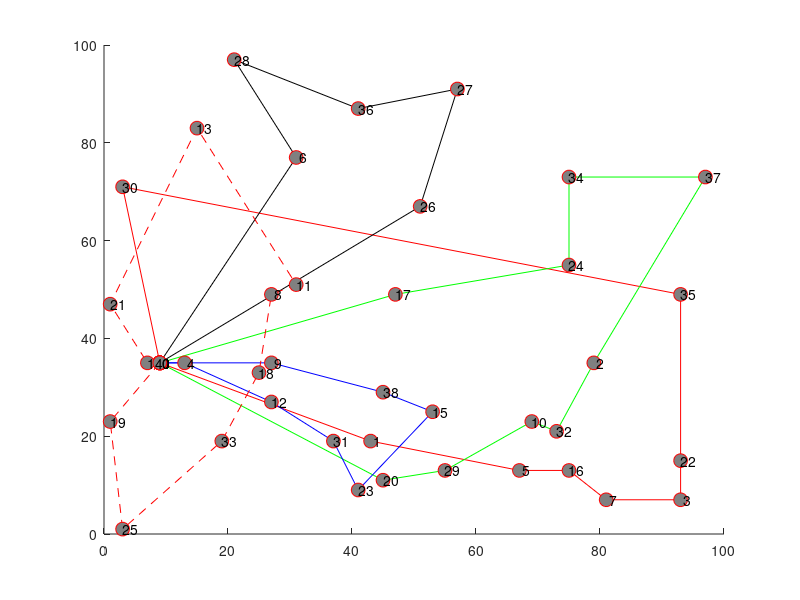

This chart was generated by the following MATLAB code: (Note: this script raises an error after producing the figure.)
hold on;
plot([  9; 43; 67; 75; 81; 93; 93; 93;  3;  9], [ 35; 19; 13; 13;  7;  7; 15; 49; 71; 35], '-ro', 'MarkerSize', 10, 'MarkerEdgeColor', 'r', 'MarkerFaceColor', [0.5,0.5,0.5]);
text([  9; 43; 67; 75; 81; 93; 93; 93;  3;  9], [ 35; 19; 13; 13;  7;  7; 15; 49; 71; 35], num2str([   0;   1;   5;  16;   7;   3;  22;  35;  30;   0]));
plot([  9; 45; 55; 69; 73; 79; 97; 75; 75; 47;  9], [ 35; 11; 13; 23; 21; 35; 73; 73; 55; 49; 35], '-go', 'MarkerSize', 10, 'MarkerEdgeColor', 'r', 'MarkerFaceColor', [0.5,0.5,0.5]);
text([  9; 45; 55; 69; 73; 79; 97; 75; 75; 47;  9], [ 35; 11; 13; 23; 21; 35; 73; 73; 55; 49; 35], num2str([   0;  20;  29;  10;  32;   2;  37;  34;  24;  17;   0]));
plot([  9; 13; 27; 37; 41; 53; 45; 27;  9], [ 35; 35; 27; 19;  9; 25; 29; 35; 35], '-bo', 'MarkerSize', 10, 'MarkerEdgeColor', 'r', 'MarkerFaceColor', [0.5,0.5,0.5]);
text([  9; 13; 27; 37; 41; 53; 45; 27;  9], [ 35; 35; 27; 19;  9; 25; 29; 35; 35], num2str([   0;   4;  12;  31;  23;  15;  38;   9;   0]));
plot([  9; 31; 21; 41; 57; 51;  9], [ 35; 77; 97; 87; 91; 67; 35], '-ko', 'MarkerSize', 10, 'MarkerEdgeColor', 'r', 'MarkerFaceColor', [0.5,0.5,0.5]);
text([  9; 31; 21; 41; 57; 51;  9], [ 35; 77; 97; 87; 91; 67; 35], num2str([   0;   6;  28;  36;  27;  26;   0]));
plot([  9;  1;  3; 19; 25; 27; 31; 15;  1;  7;  9], [ 35; 23;  1; 19; 33; 49; 51; 83; 47; 35; 35], '--ro', 'MarkerSize', 10, 'MarkerEdgeColor', 'r', 'MarkerFaceColor', [0.5,0.5,0.5]);
text([  9;  1;  3; 19; 25; 27; 31; 15;  1;  7;  9], [ 35; 23;  1; 19; 33; 49; 51; 83; 47; 35; 35], num2str([   0;  19;  25;  33;  18;   8;  11;  13;  21;  14;   0]));
legend('Route 1','Route 2','Route 3','Route 4','Route 5',0);
xlabel('x');
ylabel('y');
